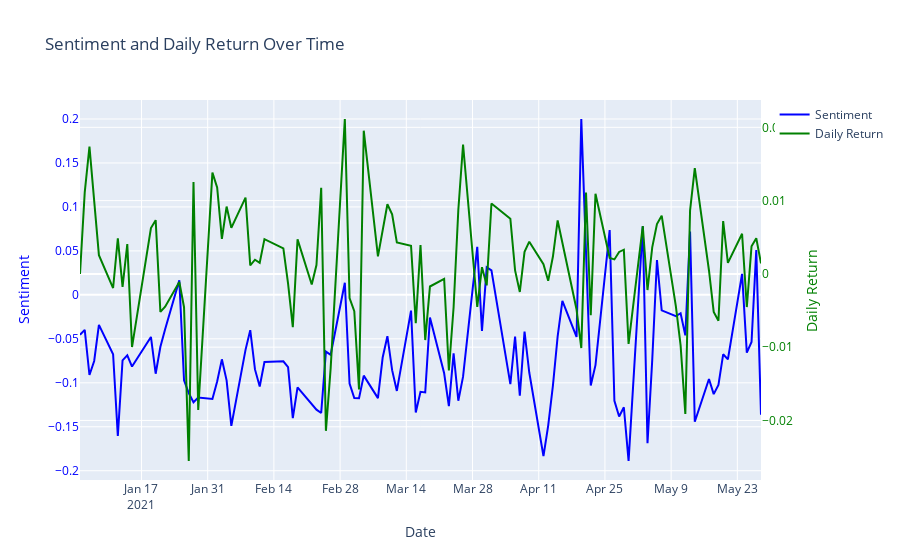

The notebook cell this image was saved under:
### Markdown cell above
To contextualize and address the provided questions, it is essential to analyze statistical information derived from sentiment scores and their correlation with stock prices. The identified date with the least sentiment score on **April 30, 2021**, at -0.1889, and the date with the highest sentiment score on **April 20, 2021**, at 0.1999, offer crucial insights. By exploring the statistical distribution of sentiment scores across various stocks and sectors during these critical dates, we can discern patterns and trends.

### Code cell
# Create figure with secondary y-axis
fig = go.Figure()

# Add sentiment trace
fig.add_trace(go.Scatter(x=merged_data['date'], y=merged_data['sentiment_compound_aggr'], mode='lines', name='Sentiment', line=dict(color='blue')))

# Add daily return trace on the secondary y-axis
fig.add_trace(go.Scatter(x=merged_data['date'], y=merged_data['daily_return'], mode='lines', name='Daily Return', line=dict(color='green'), yaxis='y2'))

# Update layout with titles and axis labels
fig.update_layout(title='Sentiment and Daily Return Over Time',
                  xaxis=dict(title='Date'),
                  yaxis=dict(title='Sentiment', side='left', color='blue'),
                  yaxis2=dict(title='Daily Return', overlaying='y', side='right', color='green'))

# Show the interactive plot
fig.show()

### Figure 1 — Plotly figure (JSON) as saved in the notebook; plotly's stock layout.template omitted (floating-point values rounded to 4 significant figures; data arrays with more than 128 entries replaced by an {"elided": "..."} marker saying what was removed)
{"data": [{"line": {"color": "blue"}, "mode": "lines", "name": "Sentiment", "type": "scatter", "x": {"elided": "8391 str values"}, "y": {"elided": "8391 float values"}}, {"line": {"color": "green"}, "mode": "lines", "name": "Daily Return", "type": "scatter", "x": {"elided": "8391 str values"}, "y": {"elided": "8391 float values"}, "yaxis": "y2"}], "layout": {"autosize": true, "title": {"text": "Sentiment and Daily Return Over Time"}, "xaxis": {"autorange": true, "range": ["2021-01-04", "2021-05-28"], "title": {"text": "Date"}, "type": "date"}, "yaxis": {"autorange": true, "color": "blue", "range": [-0.2105, 0.2216], "side": "left", "title": {"text": "Sentiment"}, "type": "linear"}, "yaxis2": {"autorange": true, "color": "green", "overlaying": "y", "range": [-0.02813, 0.02373], "side": "right", "title": {"text": "Daily Return"}, "type": "linear"}}}
